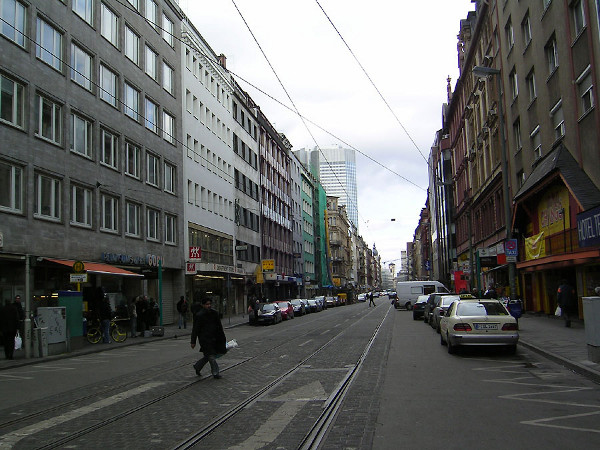
#> input picture Lab5/Ex4/1.jpg, 600 x 450 px
$ python night.py
#> lines starting #> are read from the running program, lines starting #| are printed output that depends on the picture; after the words box and inside, x2 and y2 are one past the last pixel; in counts of white or black regions, pixels touching at a corner belong together
import numpy as np
import cv2

#Read the image and the background image, then threshold the image
imgRGB = cv2.imread("1.jpg")
#> imgRGB is the input picture: shape (450, 600, 3); mean B, G, R 97, 98.6, 97.3
OriginalImage = cv2.cvtColor(imgRGB, cv2.COLOR_RGB2GRAY)
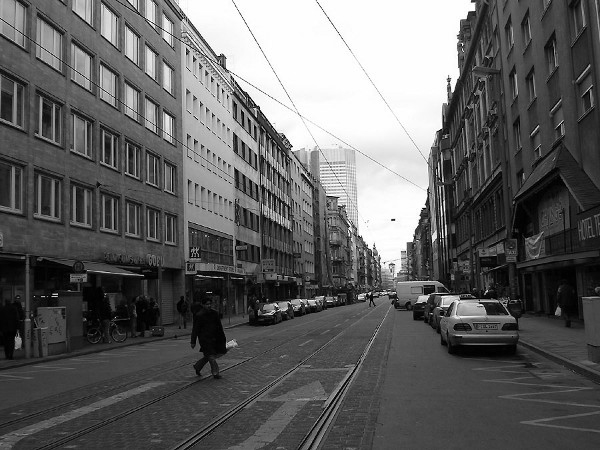
#> OriginalImage: shape (450, 600); min 0, max 255, mean 97.9

#Read the background image, changing the night(n) to 1-5 changes the background
background = cv2.imread("night2.jpg")
retval, imgThresh = cv2.threshold(OriginalImage, 230, 255, cv2.THRESH_BINARY)
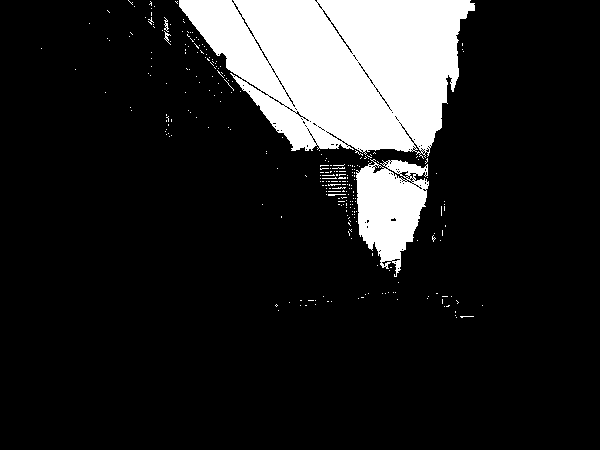
#> imgThresh: shape (450, 600); 14.2% white; 283 white regions (278 under 20 px), largest, box (x1, y1, x2, y2) and area: (179, 0, 475, 159) 32172, (356, 159, 429, 277) 5395, (164, 17, 169, 32) 33, (164, 31, 171, 45) 31, (328, 194, 346, 196) 25

#Prepare a kernel of 3*3 then open the image with it
kernel = cv2.getStructuringElement(cv2.MORPH_CROSS, (3,3))
imgOpened = cv2.morphologyEx(imgThresh, cv2.MORPH_OPEN, kernel)
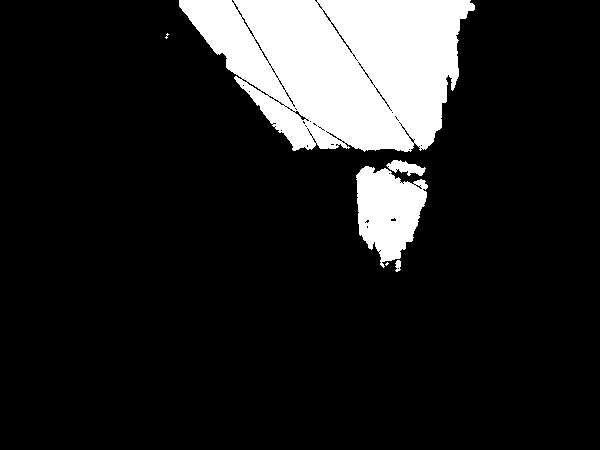
#> imgOpened: shape (450, 600); 13.8% white; 6 white regions (2 under 20 px), largest, box (x1, y1, x2, y2) and area: (179, 0, 475, 152) 32012, (356, 166, 428, 268) 4729, (386, 160, 426, 176) 348, (395, 260, 401, 272) 53

#Dilate the image to fill the white parts
kernel = cv2.getStructuringElement(cv2.MORPH_CROSS, (29,29))
imgDilated = cv2.dilate(imgOpened, kernel)
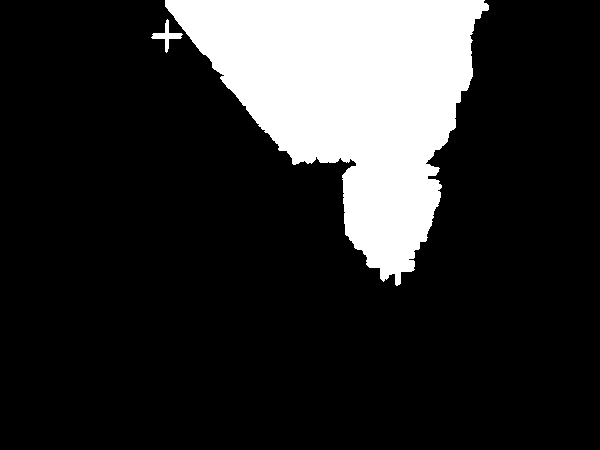
#> imgDilated: shape (450, 600); 17.7% white; 2 white regions, box (x1, y1, x2, y2) and area: (165, 0, 489, 286) 47627, (151, 19, 183, 53) 278
#> (the run stopped early here; a loop or call above may not have finished)

$ run again, with Lab5/Night Image/night1.jpg copied over Lab5/Ex4/1.jpg
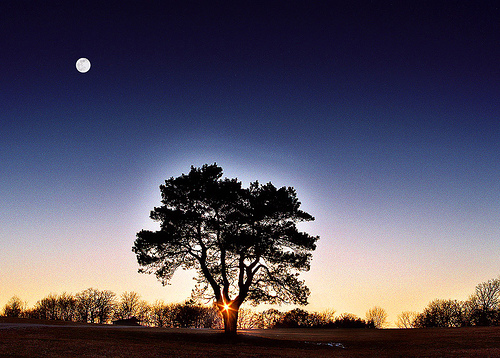
#> input picture Lab5/Night Image/night1.jpg, 500 x 358 px
#> imgRGB is the input picture: shape (358, 500, 3); mean B, G, R 96, 79.7, 85.1
#> `retval, imgThresh = cv2.threshold(OriginalImage, 230, 255, cv2.THRESH_..`:
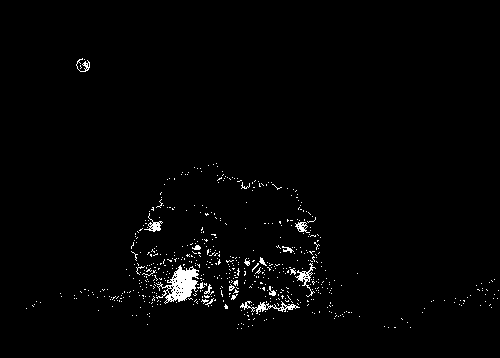
#> imgThresh: shape (358, 500); 1.7% white in thin lines or dots, all inside (x1, y1, x2, y2) = (26, 58, 499, 329)
#> imgOpened: shape (358, 500); 0.64% white; 35 white regions (26 under 20 px), largest, box (x1, y1, x2, y2) and area: (165, 266, 199, 302) 634, (149, 222, 161, 232) 70, (298, 272, 307, 281) 43
#> `imgDilated = cv2.dilate(imgOpened, kernel)`:
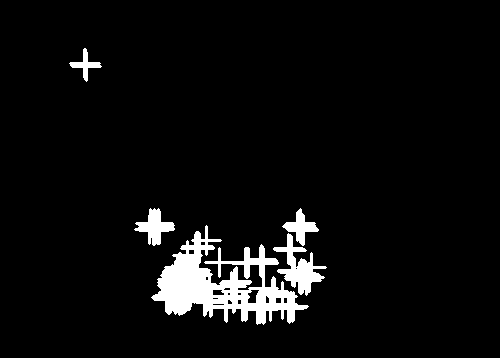
#> imgDilated: shape (358, 500); 5% white; 5 white regions, box (x1, y1, x2, y2) and area: (151, 225, 309, 325) 6308, (273, 233, 327, 296) 1205, (134, 208, 175, 246) 694, (282, 208, 319, 246) 522, (69, 48, 102, 82) 309
